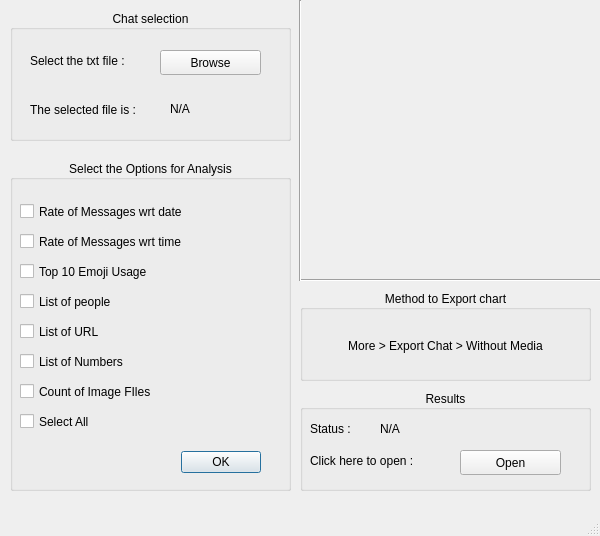
<?xml version="1.0" encoding="UTF-8"?>
<ui version="4.0">
 <class>MainWindow</class>
 <widget class="QMainWindow" name="MainWindow">
  <property name="geometry">
   <rect>
    <x>0</x>
    <y>0</y>
    <width>600</width>
    <height>536</height>
   </rect>
  </property>
  <property name="minimumSize">
   <size>
    <width>600</width>
    <height>536</height>
   </size>
  </property>
  <property name="maximumSize">
   <size>
    <width>600</width>
    <height>536</height>
   </size>
  </property>
  <property name="windowTitle">
   <string>Whatsapp Chat Analysis</string>
  </property>
  <widget class="QWidget" name="centralwidget">
   <widget class="QGroupBox" name="groupBox_2">
    <property name="geometry">
     <rect>
      <x>10</x>
      <y>160</y>
      <width>281</width>
      <height>331</height>
     </rect>
    </property>
    <property name="title">
     <string>Select the Options for Analysis</string>
    </property>
    <property name="alignment">
     <set>Qt::AlignCenter</set>
    </property>
    <widget class="QCheckBox" name="checkBox">
     <property name="geometry">
      <rect>
       <x>10</x>
       <y>40</y>
       <width>251</width>
       <height>23</height>
      </rect>
     </property>
     <property name="text">
      <string>Rate of Messages wrt date</string>
     </property>
    </widget>
    <widget class="QCheckBox" name="checkBox_2">
     <property name="geometry">
      <rect>
       <x>10</x>
       <y>100</y>
       <width>241</width>
       <height>23</height>
      </rect>
     </property>
     <property name="text">
      <string>Top 10 Emoji Usage</string>
     </property>
    </widget>
    <widget class="QCheckBox" name="checkBox_3">
     <property name="geometry">
      <rect>
       <x>10</x>
       <y>70</y>
       <width>261</width>
       <height>23</height>
      </rect>
     </property>
     <property name="text">
      <string>Rate of Messages wrt time</string>
     </property>
    </widget>
    <widget class="QCheckBox" name="checkBox_4">
     <property name="geometry">
      <rect>
       <x>10</x>
       <y>130</y>
       <width>241</width>
       <height>23</height>
      </rect>
     </property>
     <property name="text">
      <string>List of people</string>
     </property>
    </widget>
    <widget class="QCheckBox" name="checkBox_5">
     <property name="geometry">
      <rect>
       <x>10</x>
       <y>160</y>
       <width>241</width>
       <height>23</height>
      </rect>
     </property>
     <property name="text">
      <string>List of URL </string>
     </property>
    </widget>
    <widget class="QCheckBox" name="checkBox_6">
     <property name="geometry">
      <rect>
       <x>10</x>
       <y>190</y>
       <width>241</width>
       <height>23</height>
      </rect>
     </property>
     <property name="text">
      <string>List of Numbers </string>
     </property>
    </widget>
    <widget class="QCheckBox" name="checkBox_7">
     <property name="geometry">
      <rect>
       <x>10</x>
       <y>220</y>
       <width>241</width>
       <height>23</height>
      </rect>
     </property>
     <property name="text">
      <string>Count of Image FIles</string>
     </property>
    </widget>
    <widget class="QCheckBox" name="checkBox_8">
     <property name="geometry">
      <rect>
       <x>10</x>
       <y>250</y>
       <width>241</width>
       <height>23</height>
      </rect>
     </property>
     <property name="text">
      <string>Select All</string>
     </property>
    </widget>
    <widget class="QDialogButtonBox" name="buttonBox">
     <property name="geometry">
      <rect>
       <x>170</x>
       <y>290</y>
       <width>81</width>
       <height>25</height>
      </rect>
     </property>
     <property name="standardButtons">
      <set>QDialogButtonBox::Ok</set>
     </property>
    </widget>
   </widget>
   <widget class="QLabel" name="label_2">
    <property name="geometry">
     <rect>
      <x>280</x>
      <y>10</y>
      <width>311</width>
      <height>251</height>
     </rect>
    </property>
    <property name="text">
     <string/>
    </property>
    <property name="pixmap">
     <pixmap>logo.png</pixmap>
    </property>
    <property name="scaledContents">
     <bool>true</bool>
    </property>
   </widget>
   <widget class="Line" name="line">
    <property name="geometry">
     <rect>
      <x>300</x>
      <y>270</y>
      <width>301</width>
      <height>21</height>
     </rect>
    </property>
    <property name="orientation">
     <enum>Qt::Horizontal</enum>
    </property>
   </widget>
   <widget class="Line" name="line_2">
    <property name="geometry">
     <rect>
      <x>290</x>
      <y>0</y>
      <width>20</width>
      <height>281</height>
     </rect>
    </property>
    <property name="orientation">
     <enum>Qt::Vertical</enum>
    </property>
   </widget>
   <widget class="QGroupBox" name="groupBox">
    <property name="geometry">
     <rect>
      <x>300</x>
      <y>390</y>
      <width>291</width>
      <height>101</height>
     </rect>
    </property>
    <property name="title">
     <string>Results</string>
    </property>
    <property name="alignment">
     <set>Qt::AlignCenter</set>
    </property>
    <widget class="QLabel" name="label_6">
     <property name="geometry">
      <rect>
       <x>10</x>
       <y>60</y>
       <width>141</width>
       <height>21</height>
      </rect>
     </property>
     <property name="text">
      <string>Click here to open : </string>
     </property>
    </widget>
    <widget class="QPushButton" name="pushButton_2">
     <property name="geometry">
      <rect>
       <x>160</x>
       <y>60</y>
       <width>101</width>
       <height>25</height>
      </rect>
     </property>
     <property name="text">
      <string>Open</string>
     </property>
    </widget>
    <widget class="QLabel" name="label_7">
     <property name="geometry">
      <rect>
       <x>10</x>
       <y>30</y>
       <width>67</width>
       <height>17</height>
      </rect>
     </property>
     <property name="text">
      <string>Status : </string>
     </property>
    </widget>
    <widget class="QLabel" name="label_8">
     <property name="geometry">
      <rect>
       <x>80</x>
       <y>30</y>
       <width>191</width>
       <height>17</height>
      </rect>
     </property>
     <property name="text">
      <string>N/A</string>
     </property>
    </widget>
   </widget>
   <widget class="QGroupBox" name="groupBox_3">
    <property name="geometry">
     <rect>
      <x>10</x>
      <y>10</y>
      <width>281</width>
      <height>131</height>
     </rect>
    </property>
    <property name="title">
     <string>Chat selection</string>
    </property>
    <property name="alignment">
     <set>Qt::AlignCenter</set>
    </property>
    <widget class="QPushButton" name="pushButton">
     <property name="geometry">
      <rect>
       <x>150</x>
       <y>40</y>
       <width>101</width>
       <height>25</height>
      </rect>
     </property>
     <property name="text">
      <string>Browse</string>
     </property>
    </widget>
    <widget class="QLabel" name="label">
     <property name="geometry">
      <rect>
       <x>20</x>
       <y>40</y>
       <width>131</width>
       <height>21</height>
      </rect>
     </property>
     <property name="text">
      <string>Select the txt file :</string>
     </property>
    </widget>
    <widget class="QLabel" name="label_3">
     <property name="geometry">
      <rect>
       <x>20</x>
       <y>90</y>
       <width>141</width>
       <height>20</height>
      </rect>
     </property>
     <property name="text">
      <string>The selected file is :</string>
     </property>
    </widget>
    <widget class="QLabel" name="label_4">
     <property name="geometry">
      <rect>
       <x>160</x>
       <y>90</y>
       <width>111</width>
       <height>17</height>
      </rect>
     </property>
     <property name="text">
      <string>N/A</string>
     </property>
    </widget>
   </widget>
   <widget class="QGroupBox" name="groupBox_4">
    <property name="geometry">
     <rect>
      <x>300</x>
      <y>290</y>
      <width>291</width>
      <height>91</height>
     </rect>
    </property>
    <property name="title">
     <string>Method to Export chart</string>
    </property>
    <property name="alignment">
     <set>Qt::AlignCenter</set>
    </property>
    <widget class="QLabel" name="label_5">
     <property name="geometry">
      <rect>
       <x>10</x>
       <y>30</y>
       <width>271</width>
       <height>51</height>
      </rect>
     </property>
     <property name="text">
      <string>More &gt; Export Chat &gt; Without Media</string>
     </property>
     <property name="alignment">
      <set>Qt::AlignCenter</set>
     </property>
    </widget>
   </widget>
  </widget>
  <widget class="QMenuBar" name="menubar">
   <property name="geometry">
    <rect>
     <x>0</x>
     <y>0</y>
     <width>600</width>
     <height>22</height>
    </rect>
   </property>
  </widget>
  <widget class="QStatusBar" name="statusbar"/>
 </widget>
 <resources/>
 <connections/>
</ui>
